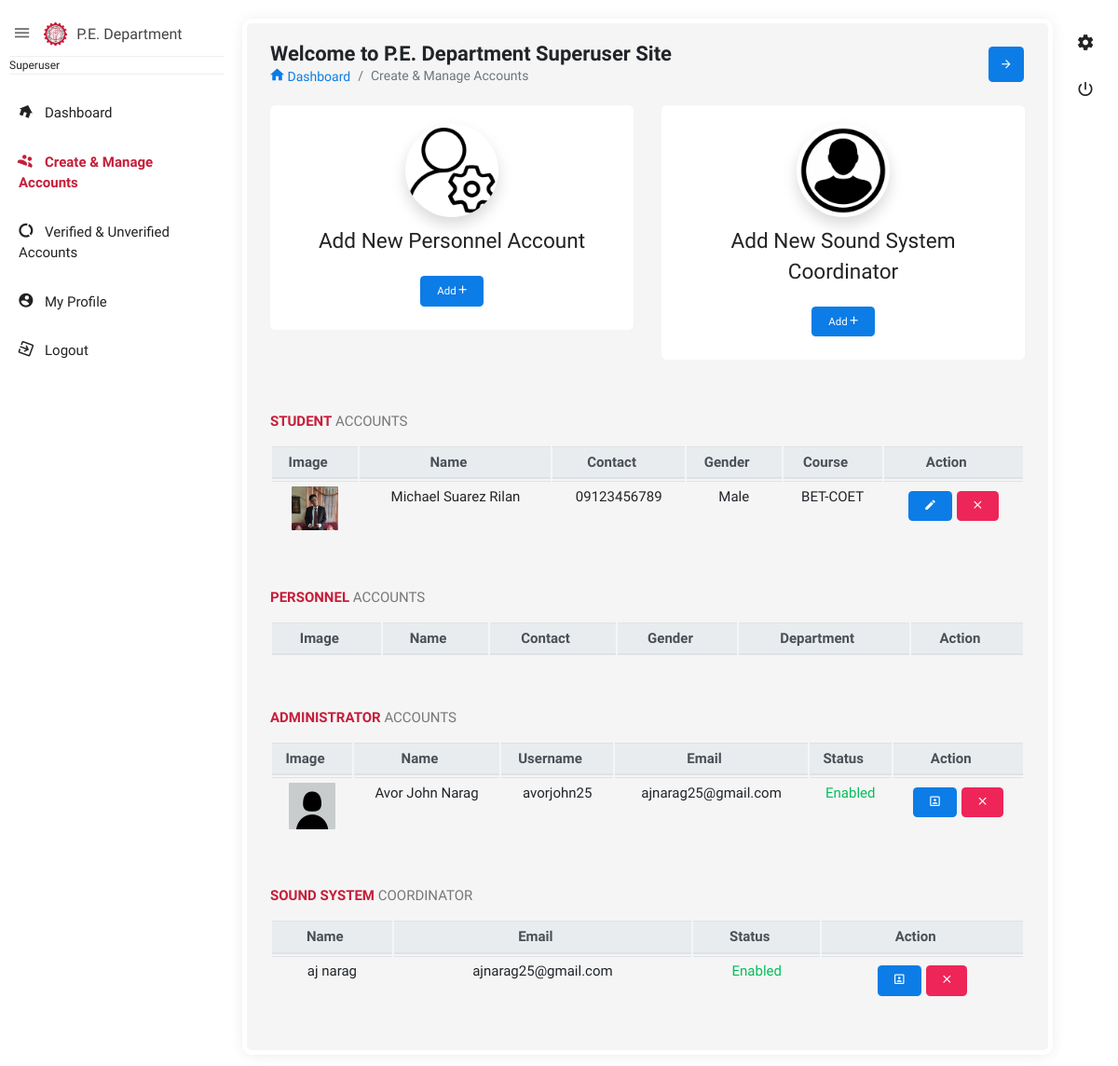
Page /admin/super_user/_createmanage.php on the committed database.
### tables this page shows
CREATE TABLE `registration` (
  `id` int(11) NOT NULL,
  `firstname` varchar(100) NOT NULL,
  `middlename` varchar(100) NOT NULL,
  `lastname` varchar(100) NOT NULL,
  `email` varchar(100) NOT NULL,
  `contact` varchar(100) NOT NULL,
  `gender` varchar(100) NOT NULL,
  `course` varchar(100) NOT NULL,
  `department` varchar(100) NOT NULL,
  `image` text NOT NULL,
  `password` varchar(100) NOT NULL,
  `qr` text NOT NULL,
  `users` varchar(100) NOT NULL,
  `otp` int(11) NOT NULL,
  `id_no` varchar(20) DEFAULT NULL,
  `qr_path` varchar(300) DEFAULT NULL,
  `status` varchar(100) NOT NULL
);

CREATE TABLE `sound_coordinator` (
  `id` int(11) NOT NULL,
  `name` varchar(100) NOT NULL,
  `email` varchar(100) NOT NULL,
  `status` varchar(100) NOT NULL
);

### admin/super_user/_createmanage.php (the view, shortened to what this page needs)
<?php
    include('connection.php');
?>
<!doctype html>
<html class="no-js " lang="en">
<head>
<link rel="stylesheet" href="assets/plugins/bootstrap/css/bootstrap.min.css">
<link rel="stylesheet" href="assets/plugins/fullcalendar/fullcalendar.min.css">
<link rel="stylesheet" href="assets/plugins/bootstrap-select/css/bootstrap-select.css" />
<link href="assets/plugins/bootstrap-material-datetimepicker/css/bootstrap-material-datetimepicker.css" rel="stylesheet" />
<link rel="stylesheet" href="assets/plugins/bootstrap-tagsinput/bootstrap-tagsinput.css">
<link href="assets/plugins/bootstrap-select/css/bootstrap-select.css" rel="stylesheet" />
<link rel="stylesheet" href="assets/plugins/jquery-datatable/dataTables.bootstrap4.min.css">
<link rel="stylesheet" href="assets/css/style.min.css">
<link rel="stylesheet" href="assets/plugins/sweetalert/sweetalert.css"/>
</head>
<body class="theme-blush">
<div class="navbar-right">
    <ul class="navbar-nav">
        <li><a href="javascript:void(0);" class="js-right-sidebar" title="Setting"><i class="zmdi zmdi-settings zmdi-hc-spin"></i></a></li>
        <li><a href="functions.php?logout" class="mega-menu" title="Sign Out"><i class="zmdi zmdi-power"></i></a></li>
    </ul>
</div>
<aside id="leftsidebar" class="sidebar">
    <div class="navbar-brand">
        <button class="btn-menu ls-toggle-btn" type="button"><i class="zmdi zmdi-menu"></i></button>
        <a href="_dashboard.php"><img src="assets/images/tuplogo.png" width="25" alt="Aero"><span class="m-l-10">P.E. Department</span></a>
    </div>
    <div class="menu">
        <ul class="list">
            <li>
                <div class="user-info">
                    <small>Superuser</small>
                </div>
            </li>
            <li><a href="index.php"><i class="zmdi zmdi-home"></i><span>Dashboard</span></a></li>
            <li class="active open"><a href="_createmanage.php"><i class="zmdi zmdi-accounts"></i><span>Create & Manage Accounts</span></a></li>
            <li><a href="_verifyunverify.php"><i class="zmdi zmdi-chart-donut"></i><span>Verified & Unverified Accounts</span></a></li>
            <li><a href="_profile.php"><i class="zmdi zmdi-account-circle"></i><span>My Profile</span></a></li>
            <li><a href="functions.php?logout"><i class="zmdi zmdi-sign-in"></i><span>Logout</span></a></li>
        </ul>
    </div>
</aside>
<section class="content">
    <div class="body_scroll">
        <div class="block-header">
            <div class="row">
                <div class="col-lg-7 col-md-6 col-sm-12">
                    <h2>Welcome to P.E. Department Superuser Site</h2>
                    <ul class="breadcrumb">
                        <li class="breadcrumb-item"><a href="index.php"><i class="zmdi zmdi-home"></i> Dashboard</a></li>
                        <li class="breadcrumb-item active">Create & Manage Accounts</li>
                    </ul>
                </div>
                <div class="col-lg-5 col-md-6 col-sm-12">
                    <button class="btn btn-primary btn-icon float-right right_icon_toggle_btn" type="button"><i class="zmdi zmdi-arrow-right"></i></button>
                </div>
            </div>
        </div>
        <div class="container-fluid">
            <div class="row">
                <div class="col">
                    <div class="card mcard_3">
                        <div class="body">
                            <img src="default_profile/default_pic.png" class="rounded-circle shadow" width="100" height="100" alt="profile-image">
                            <h4 class="m-t-10">Add New Personnel Account</h4>
                            <button id="changepic" class="btn btn-primary" data-toggle="modal" data-bs-toggle="tooltip" data-bs-placement="top" title="Add Personnel Account" data-target="#addPersonnel">Add <i class="zmdi zmdi-plus"></i></button>
                        </div>
                    </div>
                </div>
                <div class="col">
                    <div class="card mcard_3">
                        <div class="body">
                            <img src="default_profile/default_head.png" class="rounded-circle shadow" width="100" height="100" alt="profile-image">
                            <h4 class="m-t-10">Add New Sound System Coordinator</h4>
                            <button id="changepic" class="btn btn-primary" data-toggle="modal" data-bs-toggle="tooltip" data-bs-placement="top" title="Add Sound System Coordinator" data-target="#addSound">Add <i class="zmdi zmdi-plus"></i></button>
                        </div>
                    </div>
                </div>
            </div>
            <div class="row clearfix">
                <div class="col-sm-12 col-md-12 col-lg-12">
                    <div class="card">
                        <div class="header">
                            <h2><strong>Student</strong> Accounts</h2>
                        </div>
                        <div class="table-responsive" style="text-align: center;">
                            <table class="table table-hover dataTable js-exportable table-sm " id="table1">
                                <thead class="thead-light">
                                    <tr>
                                        <th>Image</th>
                                        <th>Name</th>
                                        <th>Contact</th>
                                        <th>Gender</th>
                                        <th>Course</th>
                                        <th>Action</th>
                                    </tr>
                                </thead>
                                <tbody>
                                    <?php
                                        $query = "SELECT * FROM registration WHERE users='Student'";
                                        $result = mysqli_query($conn, $query);
                                        while ($row = mysqli_fetch_array($result)) {
                                    ?>
                                    <tr>
                                        <td><img src="../../<?php echo $row['image'] ?>" width="50px" alt=""></td>
                                        <td><?php echo $row['firstname'] ?> <?php echo $row['middlename'] ?> <?php echo $row['lastname'] ?></td>
                                        <td><?php echo $row['contact'] ?></td>
                                        <td><?php echo $row['gender'] ?></td>
                                        <td><?php echo $row['course'] ?></td>
                                        <td>
                                            <button class="btn btn-primary" data-toggle="modal" data-bs-toggle="tooltip" data-bs-placement="top" title="Edit Credentials" data-target="#edit<?php echo $row['id'] ?>"><i class="zmdi zmdi-edit"></i> </button>
                                            <button class="btn btn-danger" data-toggle="modal" data-bs-toggle="tooltip" data-bs-placement="top" title="Delete Account" data-target="#delete<?php echo $row['id'] ?>"><i class="zmdi zmdi-close"></i>  </button>
                                        </td>
                                    </tr>
                                    <?php } ?>
                                </tbody>
                            </table>
                        </div>
                    </div>
                    <div class="card">
                        <div class="header">
                            <h2><strong>Personnel</strong> Accounts</h2>
                        </div>
                        <div class="table-responsive" style="text-align: center;">
                            <table class="table table-hover dataTable js-exportable table-sm " id="table1">
                                <thead class="thead-light">
                                    <tr>
                                        <th>Image</th>
                                        <th>Name</th>
                                        <th>Contact</th>
                                        <th>Gender</th>
                                        <th>Department</th>
                                        <th>Action</th>
                                    </tr>
                                </thead>
                            </table>
                        </div>
                    </div>
                    <div class="card">
                        <div class="header">
                            <h2><strong>Administrator</strong> Accounts</h2>
                        </div>
                        <div class="table-responsive" style="text-align: center;">
                            <table class="table table-hover dataTable js-exportable table-sm " id="table1">
                                <thead class="thead-light">
                                    <tr>
                                        <th>Image</th>
                                        <th>Name</th>
                                        <th>Username</th>
                                        <th>Email</th>
                                        <th>Status</th>
                                        <th>Action</th>
                                    </tr>
                                </thead>
                                <tbody>
                                    <?php
                                        $query = "SELECT * FROM admin";
                                        $result = mysqli_query($conn, $query);
                                        while ($row = mysqli_fetch_array($result)) {
                                    ?>
                                    <tr>
                                        <td><img src="../<?php echo $row['image'] ?>" width="50px" alt=""></td>
                                        <td><?php echo $row['firstname'] ?>  <?php echo $row['lastname'] ?></td>
                                        <td><?php echo $row['username'] ?></td>
                                        <td><?php echo $row['email'] ?></td>
                                        <td>
                                        <?php
                                            if($row['status'] == 'Enabled' ){
                                                echo '
                                                <span class="text-success">Enabled</span>
                                                ';
                                            }else{
                                                echo '
                                                <span class="text-danger">Disabled</span>
                                                ';
                                            }
                                        ?></td>
                                        <td>
                                            <button class="btn btn-primary" data-toggle="modal" data-bs-toggle="tooltip" data-bs-placement="top" title="Disable/Enable Account" data-target="#disenable<?php echo $row['id'] ?>" ><i class="zmdi zmdi-account-box-o"></i> </button>
                                            <button class="btn btn-danger" data-toggle="modal" data-bs-toggle="tooltip" data-bs-placement="top" title="Delete Account" data-target="#delete<?php echo $row['id'] ?>"><i class="zmdi zmdi-close"></i>  </button>
                                        </td>
                                    </tr>
                                    <?php } ?>
                                </tbody>
                            </table>
                        </div>
                    </div>
                    <div class="card">
                        <div class="header">
                            <h2><strong>Sound System</strong> Coordinator</h2>
                        </div>
                        <div class="table-responsive" style="text-align: center;">
                            <table class="table table-hover js-basic-example dataTable table-sm " id="table1">
                                <thead class="thead-light">
                                    <tr>
                                        <th>Name</th>
                                        <th>Email</th>
                                        <th>Status</th>
                                        <th>Action</th>
                                    </tr>
                                </thead>
                                <tbody>
                                    <?php
                                        $query = "SELECT * FROM sound_coordinator";
                                        $result = mysqli_query($conn, $query);
                                        while ($row = mysqli_fetch_array($result)) {
                                    ?>
                                    <tr>
                                        <td><?php echo $row['name'] ?></td>
                                        <td><?php echo $row['email'] ?></td>
                                        <td>
                                        <?php
                                            if($row['status'] == 'Enabled' ){
                                                echo '
                                                <span class="text-success">Enabled</span>
                                                ';
                                            }else{
                                                echo '
                                                <span class="text-danger">Disabled</span>
                                                ';
                                            }
                                        ?></td>
                                        <td>
                                            <button class="btn btn-primary" data-toggle="modal" data-bs-toggle="tooltip" data-bs-placement="top" title="Disable/Enable Sound System Coordinator" data-target="#disenable_head<?php echo $row['id'] ?>" ><i class="zmdi zmdi-account-box-o"></i> </button>
                                            <button class="btn btn-danger" data-toggle="modal" data-bs-toggle="tooltip" data-bs-placement="top" title="Remove Sound System Coordinator" data-target="#delete_head<?php echo $row['id'] ?>"><i class="zmdi zmdi-close"></i>  </button>
                                        </td>
                                    </tr>
                                    <?php } ?>
                                </tbody>
                            </table>
                        </div>
                    </div>
                </div>
            </div>
        </div>
    </div>
</section>
</body>
</html>

### rows in the picture
registration: image (picture), firstname "Michael", middlename "Suarez", lastname "Rilan", contact "09123456789", gender "Male", course "BET-COET"
sound_coordinator: name "aj narag", email "ajnarag25@gmail.com", status "Enabled"

### other values in the picture
$row['firstname'] "Avor John"
$row['lastname'] "Narag"
$row['username'] "avorjohn25"
$row['email'] "ajnarag25@gmail.com"
